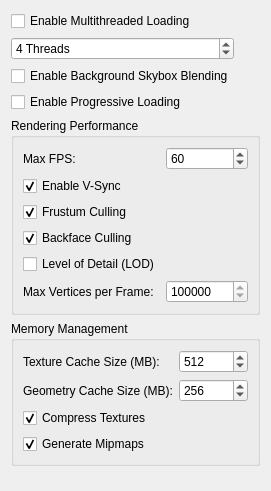
     <widget class="QWidget" name="tabPerformance">
      <attribute name="title">
       <string>Performance</string>
      </attribute>
      <layout class="QGridLayout" name="gridLayout_11">
       <item row="0" column="0">
        <widget class="QCheckBox" name="checkMultithreadedLoad">
         <property name="text">
          <string>Enable Multithreaded Loading</string>
         </property>
        </widget>
       </item>
       <item row="1" column="0">
        <widget class="QSpinBox" name="spinThreadLimit">
         <property name="suffix">
          <string> Threads</string>
         </property>
         <property name="maximum">
          <number>32</number>
         </property>
         <property name="value">
          <number>4</number>
         </property>
        </widget>
       </item>
       <item row="2" column="0">
        <widget class="QCheckBox" name="checkSkyboxBlending">
         <property name="text">
          <string>Enable Background Skybox Blending</string>
         </property>
        </widget>
       </item>
       <item row="3" column="0">
        <widget class="QCheckBox" name="checkProgressiveLoading">
         <property name="text">
          <string>Enable Progressive Loading</string>
         </property>
        </widget>
       </item>
       <item row="4" column="0" colspan="2">
        <widget class="QGroupBox" name="renderingPerformanceGroupBox">
         <property name="title">
          <string>Rendering Performance</string>
         </property>
         <layout class="QFormLayout" name="renderingPerformanceFormLayout_3">
          <item row="0" column="0">
           <widget class="QLabel" name="maxFpsLabel">
            <property name="text">
             <string>Max FPS:</string>
            </property>
           </widget>
          </item>
          <item row="0" column="1">
           <widget class="QSpinBox" name="maxFpsSpinBox">
            <property name="minimum">
             <number>30</number>
            </property>
            <property name="maximum">
             <number>120</number>
            </property>
            <property name="value">
             <number>60</number>
            </property>
           </widget>
          </item>
          <item row="1" column="0">
           <widget class="QCheckBox" name="vsyncCheckBox">
            <property name="text">
             <string>Enable V-Sync</string>
            </property>
            <property name="checked">
             <bool>true</bool>
            </property>
           </widget>
          </item>
          <item row="2" column="0">
           <widget class="QCheckBox" name="frustumCullingCheckBox">
            <property name="text">
             <string>Frustum Culling</string>
            </property>
            <property name="checked">
             <bool>true</bool>
            </property>
           </widget>
          </item>
          <item row="3" column="0">
           <widget class="QCheckBox" name="backfaceCullingCheckBox">
            <property name="text">
             <string>Backface Culling</string>
            </property>
            <property name="checked">
             <bool>true</bool>
            </property>
           </widget>
          </item>
          <item row="4" column="0">
           <widget class="QCheckBox" name="levelOfDetailCheckBox">
            <property name="text">
             <string>Level of Detail (LOD)</string>
            </property>
           </widget>
          </item>
          <item row="5" column="0">
           <widget class="QLabel" name="maxVerticesLabel">
            <property name="text">
             <string>Max Vertices per Frame:</string>
            </property>
           </widget>
          </item>
          <item row="5" column="1">
           <widget class="QSpinBox" name="maxVerticesSpinBox">
            <property name="minimum">
             <number>100000</number>
            </property>
            <property name="maximum">
             <number>10000000</number>
            </property>
            <property name="singleStep">
             <number>100000</number>
            </property>
            <property name="value">
             <number>1000000</number>
            </property>
           </widget>
          </item>
         </layout>
        </widget>
       </item>
       <item row="5" column="0" colspan="2">
        <widget class="QGroupBox" name="memoryGroupBox">
         <property name="title">
          <string>Memory Management</string>
         </property>
         <layout class="QFormLayout" name="memoryFormLayout_3">
          <item row="0" column="0">
           <widget class="QLabel" name="textureCacheSizeLabel">
            <property name="text">
             <string>Texture Cache Size (MB):</string>
            </property>
           </widget>
          </item>
          <item row="0" column="1">
           <widget class="QSpinBox" name="textureCacheSizeSpinBox">
            <property name="minimum">
             <number>32</number>
            </property>
            <property name="maximum">
             <number>8192</number>
            </property>
            <property name="singleStep">
             <number>32</number>
            </property>
            <property name="value">
             <number>512</number>
            </property>
           </widget>
          </item>
          <item row="1" column="0">
           <widget class="QLabel" name="geometryCacheSizeLabel">
            <property name="text">
             <string>Geometry Cache Size (MB):</string>
            </property>
           </widget>
          </item>
          <item row="1" column="1">
           <widget class="QSpinBox" name="geometryCacheSizeSpinBox">
            <property name="minimum">
             <number>32</number>
            </property>
            <property name="maximum">
             <number>2048</number>
            </property>
            <property name="singleStep">
             <number>32</number>
            </property>
            <property name="value">
             <number>256</number>
            </property>
           </widget>
          </item>
          <item row="2" column="0">
           <widget class="QCheckBox" name="compressTexturesCheckBox">
            <property name="text">
             <string>Compress Textures</string>
            </property>
            <property name="checked">
             <bool>true</bool>
            </property>
           </widget>
          </item>
          <item row="3" column="0">
           <widget class="QCheckBox" name="generateMipmapsCheckBox">
            <property name="text">
             <string>Generate Mipmaps</string>
            </property>
            <property name="checked">
             <bool>true</bool>
            </property>
           </widget>
          </item>
         </layout>
        </widget>
       </item>
       <item row="6" column="1">
        <spacer name="verticalSpacer_8">
         <property name="orientation">
          <enum>Qt::Orientation::Vertical</enum>
         </property>
         <property name="sizeHint" stdset="0">
          <size>
           <width>20</width>
           <height>14</height>
          </size>
         </property>
        </spacer>
       </item>
      </layout>
     </widget>
